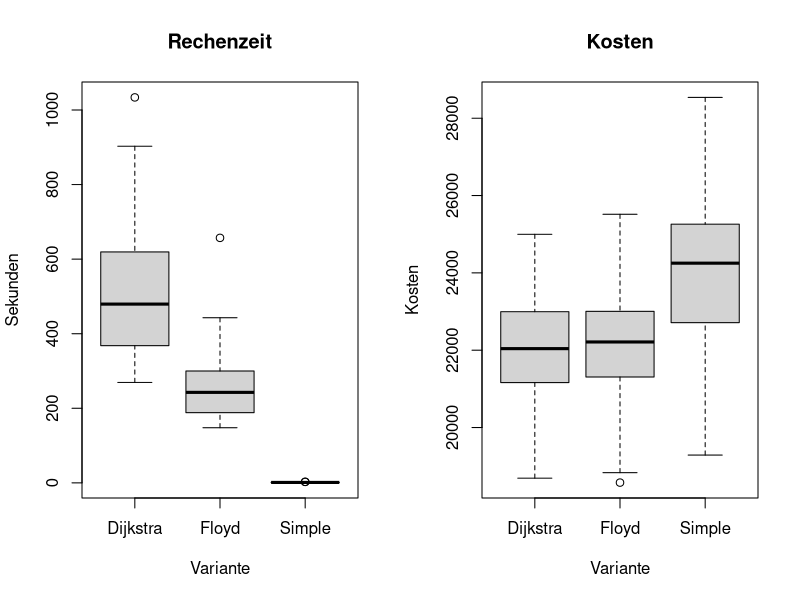

Reproduce this figure in R.
#  R --save < skas10_boxplot.R
dijkstra <- read.csv('dataset_skas_10.log.csv')
floyd <- read.csv('dataset_skas_10f.log.csv')
simple <- read.csv('dataset_skas_10s.log.csv')
p <- simple[,"dataset"]=="skas_10s+"
simple_plus <- simple[p,]
png(filename="dataset_skas_10_boxplot.png")
par(mfcol=c(1,2))
boxplot(dijkstra$duration,
        floyd$duration,
        simple_plus$duration,
        main="Rechenzeit",
        ylab="Sekunden",
        xlab="Variante",names=c("Dijkstra","Floyd","Simple"))
boxplot(dijkstra$best_costs,
        floyd$best_costs,
        simple_plus$best_costs,
        main="Kosten",
        ylab="Kosten",
        xlab="Variante",names=c("Dijkstra","Floyd","Simple"))
dev.off()
